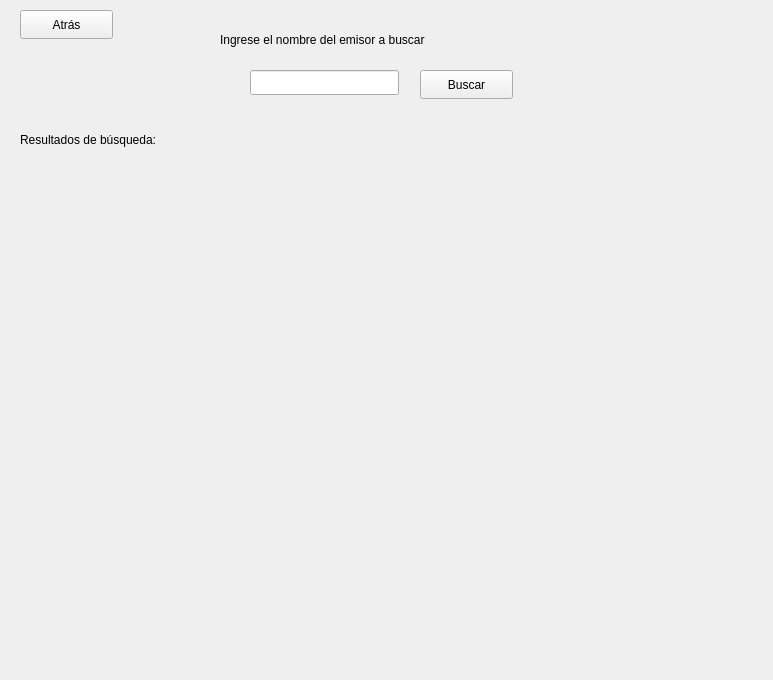
<?xml version="1.0" encoding="UTF-8"?>
<ui version="4.0">
 <class>busquedaEmisor</class>
 <widget class="QWidget" name="busquedaEmisor">
  <property name="geometry">
   <rect>
    <x>0</x>
    <y>0</y>
    <width>773</width>
    <height>680</height>
   </rect>
  </property>
  <property name="windowTitle">
   <string>Form</string>
  </property>
  <widget class="QLabel" name="label">
   <property name="geometry">
    <rect>
     <x>220</x>
     <y>30</y>
     <width>253</width>
     <height>20</height>
    </rect>
   </property>
   <property name="text">
    <string>Ingrese el nombre del emisor a buscar</string>
   </property>
  </widget>
  <widget class="QPushButton" name="btn_buscar">
   <property name="geometry">
    <rect>
     <x>420</x>
     <y>70</y>
     <width>93</width>
     <height>29</height>
    </rect>
   </property>
   <property name="text">
    <string>Buscar</string>
   </property>
  </widget>
  <widget class="QLineEdit" name="dato_emisor">
   <property name="geometry">
    <rect>
     <x>250</x>
     <y>70</y>
     <width>149</width>
     <height>25</height>
    </rect>
   </property>
  </widget>
  <widget class="QLabel" name="resultados">
   <property name="geometry">
    <rect>
     <x>40</x>
     <y>180</y>
     <width>701</width>
     <height>461</height>
    </rect>
   </property>
   <property name="autoFillBackground">
    <bool>false</bool>
   </property>
   <property name="text">
    <string/>
   </property>
   <property name="alignment">
    <set>Qt::AlignHCenter|Qt::AlignTop</set>
   </property>
  </widget>
  <widget class="QLabel" name="label_3">
   <property name="geometry">
    <rect>
     <x>20</x>
     <y>130</y>
     <width>165</width>
     <height>20</height>
    </rect>
   </property>
   <property name="text">
    <string>Resultados de búsqueda:</string>
   </property>
  </widget>
  <widget class="QPushButton" name="btn_atras">
   <property name="geometry">
    <rect>
     <x>20</x>
     <y>10</y>
     <width>93</width>
     <height>29</height>
    </rect>
   </property>
   <property name="text">
    <string>Atrás</string>
   </property>
  </widget>
 </widget>
 <resources/>
 <connections/>
</ui>
